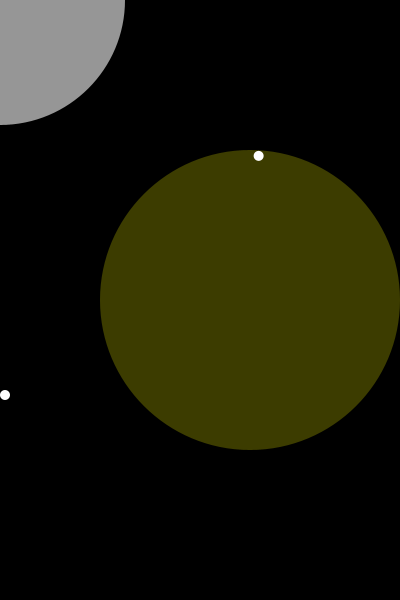
Frame 1 (no input)
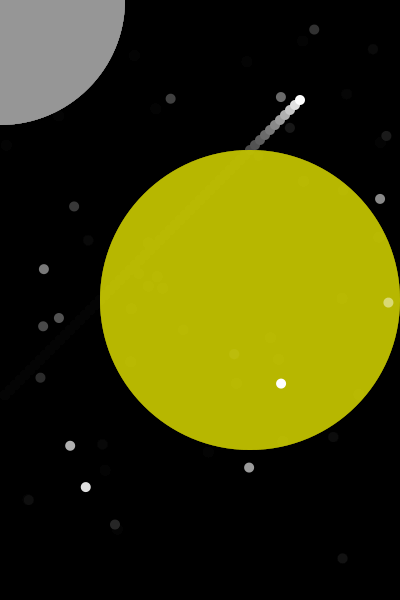
Frame 60 (the mouse pressed at the canvas centre just before this capture)
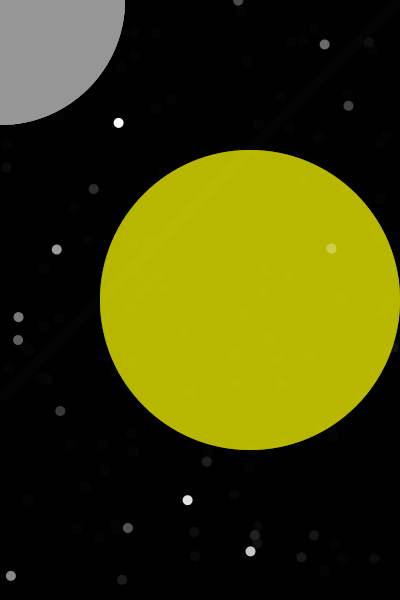
Frame 120 (the mouse held since frame 60 and released just before this capture)

The Processing sketch that drew these frames (run headless with seeded random() and noise(); from frame 60 on, the mouse is pressed at the canvas centre):

// Processing sketch: processing_99171
// ── processing_99171.pde

void setup()
{
  size(400, 600);
  background(0, 0, 0);
  smooth();
  frameRate(5);
}
void draw()
{
  fill(0, 0, 0, 30);
  rect(0, 0, width, height);
  noStroke();
  fill(150, 150, 150);
  ellipse(0, 0, 250, 250);
  fill(255, 255, 0, 60);
  ellipse(250, 300, 300, 300);

  fill(255, 255, 255);
  ellipse(random(width), random(height), 10, 10);

  ellipse(frameCount*5, 400-frameCount*5, 10, 10);
}
